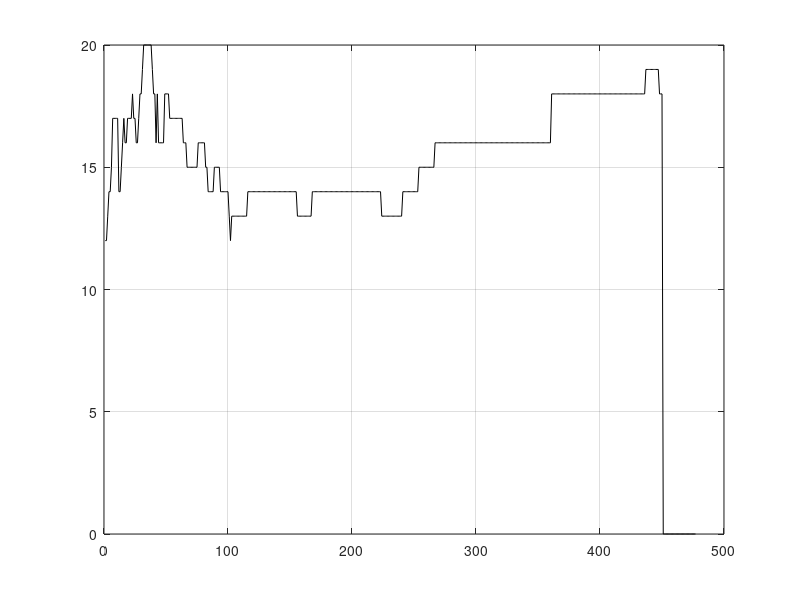

This figure's MATLAB source:
%% MonoSLAM: Plot number of landmarks

function plot_num_landmarks()

load('saved_run.mat');

plot(num_landmarks,'k');
grid on;

end
